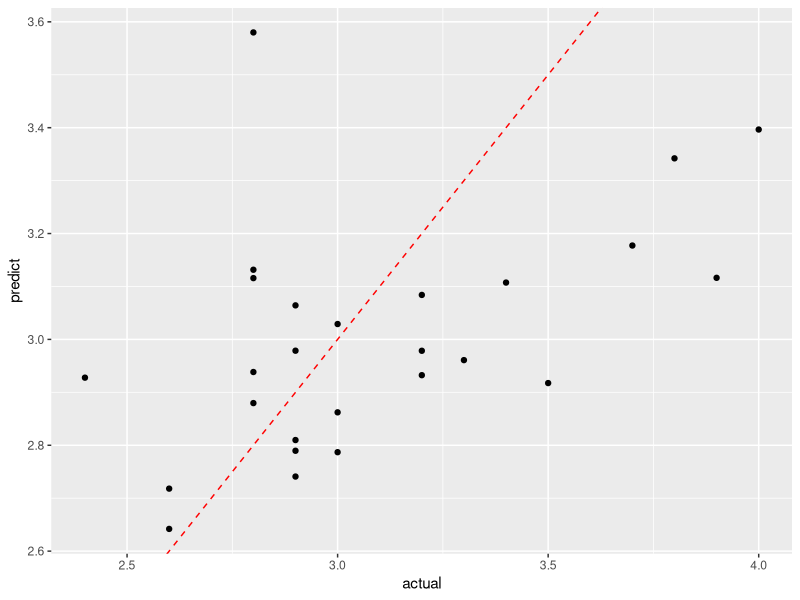

This figure's R source:
## ---- chunk 1
library(caret)
library(MASS)
library(tidyverse)
## ---- chunk 2
gpa <- read.csv("dataforclass/gpa1.csv",header = TRUE,
                sep = "\t")
str(gpa)
## ---- chunk 3
train_i <- createDataPartition(gpa$colGPA,
                               p = 0.8,
                               list = FALSE) 
train <- gpa[train_i,]
test <- gpa[-train_i,]
str(train)
str(test)
## ---- chunk 4
lm_gpa <- lm(colGPA~., data = train)
summary(lm_gpa)
## ---- chunk 5
predic_gpa <- predict(lm_gpa,newdata = test)

result <- data.frame(
  actual = test$colGPA,
  predict = predic_gpa
)
head(result)
## ---- chunk 6
result |> 
  ggplot(mapping = aes(x = actual, y = predict)) + 
  geom_point() + 
  geom_abline(intercept = 0 , slope = 1, color = "red", linetype = "dashed")
  labs( 
    x = "실제 GPA", y = "예측 GPA"
    )
## ---- chunk 7
# 계산
mse = mean(result$actual - result$predict)^2
rmse = sqrt(mse)

# 값 확인 
print(paste("MSE = ", mse))
print(paste("RMSE = ", rmse))
## ---- chunk 8
# 모델 확인 
slected_model <-  stepAIC(lm(colGPA ~.,data = train),
                          direction = "both",
                          trace = FALSE
                          )

# 선택된 모델 확인
model <- names(coef(slected_model))[-1]
print(model)

# 모델 붙여넣기 
temp <- paste(model, collapse = " + ")
formula <-as.formula(paste("colGPA ~",temp))

lm_selected <- lm(formula, data = train)
summary(lm_selected)
